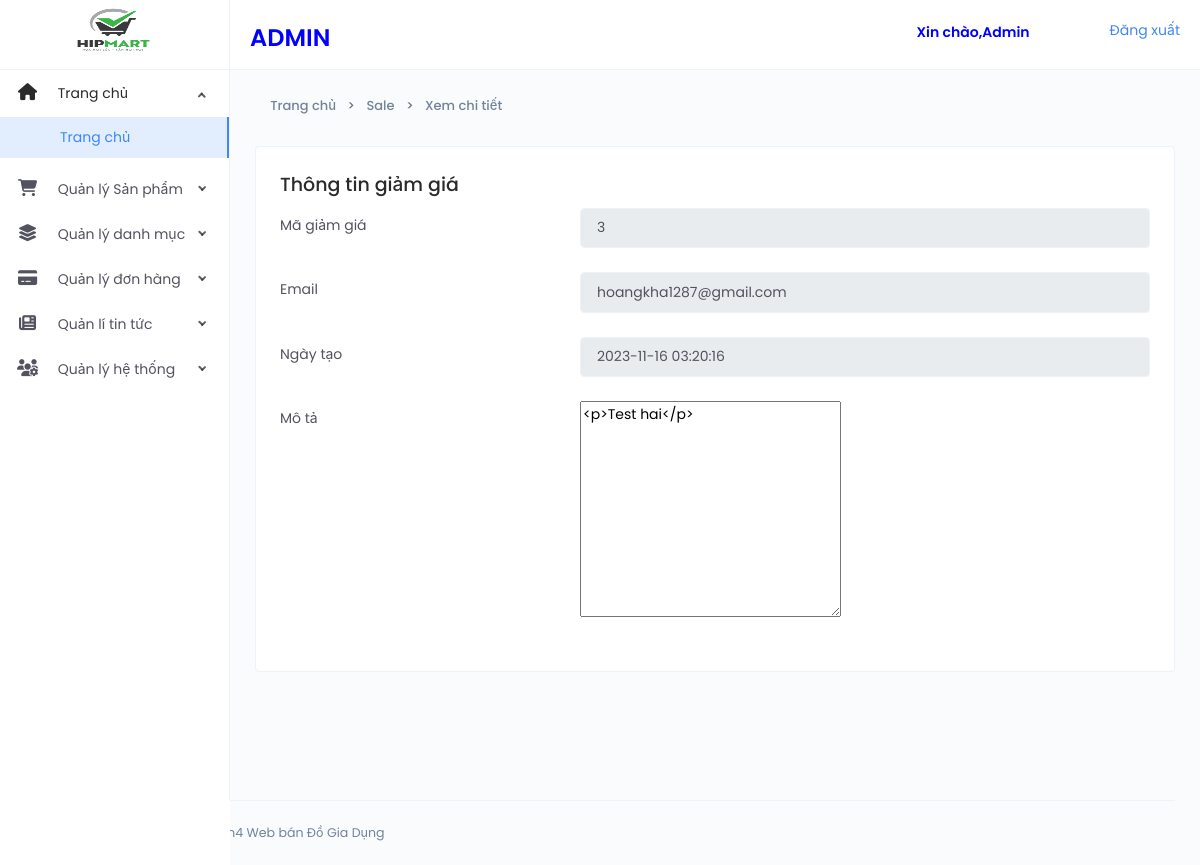
The app's page /Webdogiadung/Admin/Xemsale.php?ID=3 (signed in) with its own data.
### tables this page shows
CREATE TABLE `sale` (
  `ID` int(11) NOT NULL,
  `Email` varchar(30) NOT NULL,
  `Creat_at` timestamp NOT NULL DEFAULT current_timestamp() ON UPDATE current_timestamp(),
  `Descrption` varchar(100) NOT NULL
);

### Webdogiadung/Admin/Xemsale.php (the view)
<?php
require('thongbao.php');
include('Header_admin.php');
include('Nav_left.php');
require_once('Conect.php');
$id = !empty($_GET['ID']) ? (int)$_GET['ID'] : 0;
$sql_1 = "SELECT * From `sale` WHERE ID = $id";
$result = mysqli_query($conn, $sql_1);
$resultss = mysqli_fetch_assoc($result);
?>
<div class="page-container">
   <div class="main-content">
      <div class="page-header">
         <div class="header-sub-title">
            <nav class="breadcrumb breadcrumb-dash">
               <a href="index.php" class="breadcrumb-item"><i class="anticon anticon-home m-r-5"></i>Trang chủ</a>
               <a class="breadcrumb-item" href="Sale.php"> Sale</a>
               <a class="breadcrumb-item" href="Xemsale.php"> Xem chi tiết</a>
            </nav>
         </div>
      </div>
      <div class="card">
         <div class="card-body">
            <h4>Thông tin giảm giá</h4>
            <form id="form-validation" method="post" enctype="multipart/form-data">
               <div class="form-group row">
                  <label class="col-sm-4 col-form-label control-label">Mã giảm giá</label>
                  <div class="col-sm-8">
                     <input type="text" class="form-control" readonly value="<?php echo $id; ?>">
                  </div>
               </div>
               <div class="form-group row">
                  <label class="col-sm-4 col-form-label control-label">Email</label>
                  <div class="col-sm-8">
                     <input type="text" class="form-control" readonly value="<?php echo $resultss['Email']; ?>">
                  </div>
               </div>
               <div class="form-group row">
                  <label class="col-sm-4 col-form-label control-label">Ngày tạo</label>
                  <div class="col-sm-8">
                     <input type="text" class="form-control" readonly value="<?php echo $resultss['Creat_at']; ?>">
                  </div>
               </div>
               <div class="form-group row">
                  <label class="col-sm-4 col-form-label control-label">Mô tả</label>
                  <div class="col-sm-8">
                     <textarea name="thongso" id="thongso" rows="10"><?php echo $resultss['Descrption']; ?></textarea>
                  </div>
               </div>
            </form>
         </div>
      </div>
   </div>
</div>
<?php
include('Footer_Admin.php');
?>

### records on screen
sale: Email "hoangkha1287@gmail.com", Creat_at "2023-11-16 03:20:16", thongso "<p>Test hai</p>"
